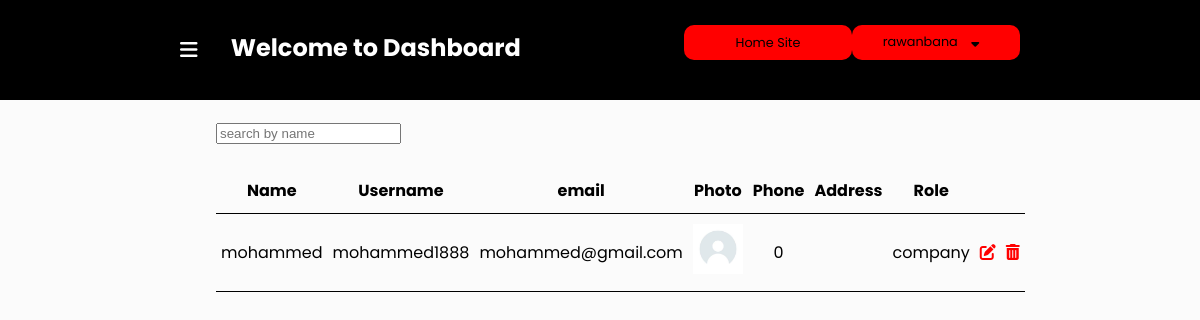
Screenshot of /admin/product.php?bdgs=view_comp (signed in) with the database file from the repository.
### tables this page shows
CREATE TABLE `users` (
  `per_id` int(11) NOT NULL,
  `per_name` varchar(255) NOT NULL,
  `username` varchar(100) NOT NULL,
  `per_email` varchar(30) NOT NULL,
  `per_img` varchar(255) NOT NULL DEFAULT 'images - 2021-02-28T055930.611.jpeg',
  `per_role` varchar(50) NOT NULL DEFAULT 'user',
  `per_password` int(11) NOT NULL,
  `bio` varchar(255) NOT NULL,
  `per_phone` int(11) NOT NULL,
  `address` varchar(255) NOT NULL
);

### admin/includes/view_all_comp.php (the view, shortened to what this page needs)
        <div class="view_all">
            <div class="contener">
            <input type="search" placeholder="search by name" id ="search-input">
                <table class="filter">
                   <thead>
                    <tr>
                        <th>Name</th>
                        <th>Username</th>
                        <th>email</th>
                        <th>Photo</th>
                        <th>Phone</th>
                        <th>Address</th>
                        <th>Role</th>
                    </tr>
                   </thead>
                   <tbody>
                       <?php
                        $query ="SELECT * FROM users WHERE per_role = 'company'";
                        $connect=$connection->prepare($query);
                        $connect->execute();
                        while($row=$connect->fetch(PDO::FETCH_ASSOC)){
                       ?>
                    <tr>
                        <td data-title="Name" class="td"><?php echo $row['per_name']?></td>
                        <td data-title="username"><?php echo $row['username']?></td>
                        <td data-title="email"><?php echo $row['per_email']?></td>
                        <td data-title="image"><img src="images/<?php echo $row['per_img']?>" ></td>
                        <td data-title="phone"><?php echo $row['per_phone']?></td>
                        <td data-title="address"><?php echo $row['address']?></td>
                        <td data-title="role"><?php echo $row['per_role']?></td>
                        <td><a href="user.php?bdgs=edit_user&edit_user=<?php echo $row['per_id']?>" title="Edit"><i class="fas fa-edit"></i></a></td>
                        <td><a href="?remove=<?php echo $row['per_id']?>" title=" Delete"><i class="fas fa-trash-alt"></i></a></td>
                    </tr>
                    <?php } ?>
                    </tbody>
                </table>
            </div>
        </div>
</div>

### css/style.css (style rules this page uses)
:root { --colorone: rgb(46, 46, 46);; --colortwo: black; --colorthree: red; }
body { font-family: "Poppins", sans-serif; margin: 0px; }
* { box-sizing: border-box; text-decoration: none; }

### admin/css/adstyle.css (style rules this page uses)
.view_all, .view_all .contener { width: 80%; margin: 10px auto; height: 100%; }
table { margin: 3% auto; border-collapse:collapse; }
tr { border-bottom: 1px solid black; transition: transform 0.3s ease-in-out; }
th, td { padding: 10px 5px; width: 5%; text-align: center; }
td a { color: red; }
td img { width: 50px; height: 50px; }

### css/header_footer.css (style rules this page uses)
.contener { width:70%; margin: 0 auto; }

### css/cart.css (style rules this page uses)
body { font-family: "Poppins", sans-serif; margin: 0px; }

### css/login.css (style rules this page uses)
body { background-color: rgba(250, 250, 250, 0.63); }

### rows the page displays
users: per_name "mohammed", username "mohammed1888", per_email "mohammed@gmail.com", per_img (picture), per_phone "0", per_role "company"

### other values shown
$_SESSION['name'] "rawanbana"
